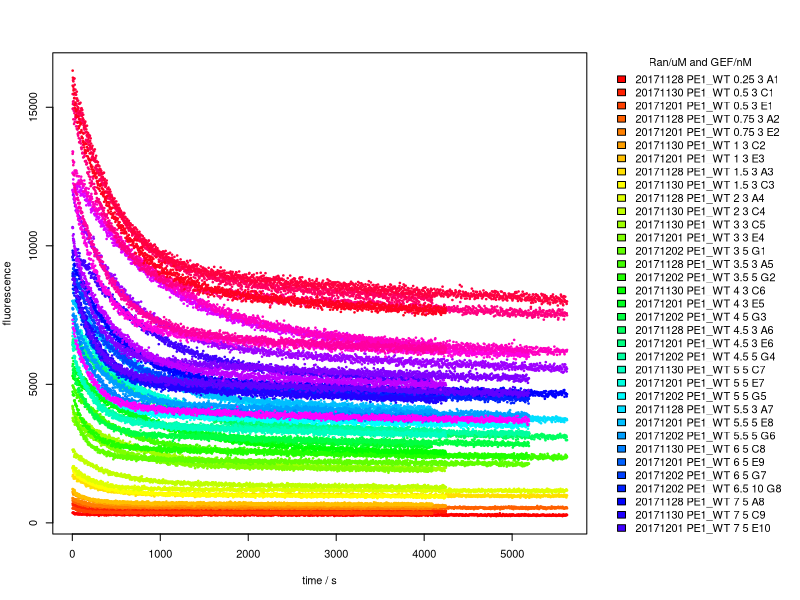

R code for this plot:
### plot and analyse GTPase assay with phosphate sensor data
options( stringsAsFactors = F )
data <- read.delim("GEF_assay/data/GEF_FRET_kinetics.txt", head = F)
names(data) <- expression( date, time, row, column, sample, conc, GEF_conc, fluorescence)
head(data)
data <- data[order(data$conc),]
data$well <- do.call(paste0, data[c("row", "column")])
data$unique <- do.call(paste, c(data[, c("date", "sample", "conc", "GEF_conc", "well")], sep = " "))
data <- data[data[["conc"]] > 0,]
proteins <- as.character(unique(data$sample))
for ( i in seq_along(proteins) ) {
  plot_filename <- paste0("GEF_assay/", Sys.Date(), "_", proteins[i], "_GEF_assay.pdf")
  pdf(plot_filename, width = 10)
  layout(matrix(c(1,1,1,2,1,1,1,2,1,1,1,2),3,4, byrow = T))
  data_prot <- data[data$sample == proteins[i],]
  samples <- unique(as.character(data_prot$unique))
  col_list <- list(samples, rainbow(length(samples)) )
  par(mar = c(5,4,4,1))
  plot(data_prot$time, data_prot$fluorescence, xlab = "time / s", ylab = "fluorescence", 
       type = "n")  #, ylim = c(5000, 45000), xlim = c(0,15000))
  for (i in seq_along(samples)) {
    temp <- data_prot[ data_prot$unique == samples[i], ]
    points(temp$time, temp$fluorescence, col = col_list[[2]][i], pch = 20, cex = 0.5)
  }
  par(mar = c(5,1,4,1))
  plot(data_prot$time, data_prot$fluorescence, type = "n", axes = F, ann = F)
  legend("top", legend = col_list[[1]], title = "Ran/uM and GEF/nM", fill = col_list[[2]], bty = "n", cex = 1)
  dev.off()
}

